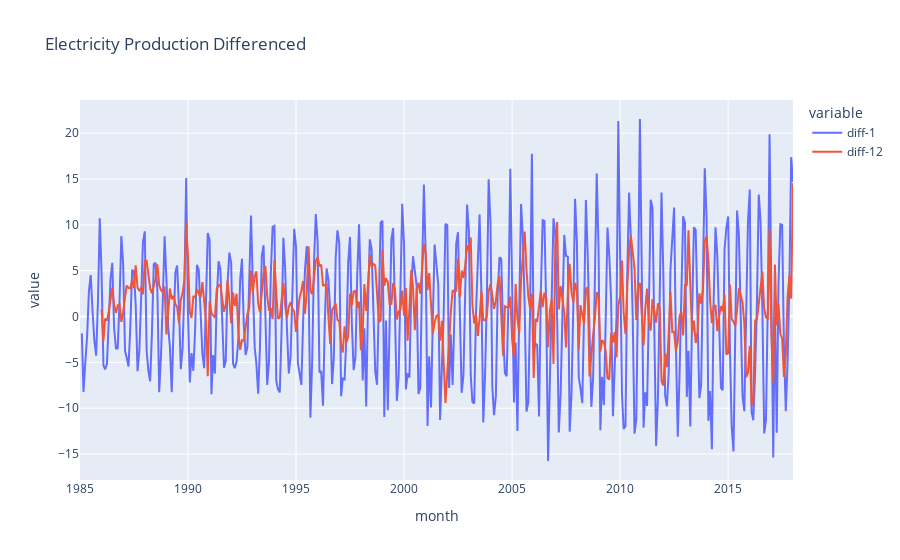

Notebook source saved alongside this figure:
### Markdown cell above
### Differencing

### Code cell
diff_cols = []
for shift in [1, 2, 3, 4, 5, 6, 7, 8, 9, 10, 11, 12]:
    # building col
    new_col = f'diff-{shift}'
    diff_cols.append(new_col)
    elec[new_col] = elec['electricity_production'] - elec['electricity_production'].shift(shift)
new_line = px.line(elec, x='month', y=['diff-1', 'diff-12'], title='Electricity Production Differenced')
new_line.show()

### Figure 1 — Plotly figure (JSON) as saved in the notebook; plotly's stock layout.template omitted (floating-point values rounded to 4 significant figures; data arrays with more than 128 entries replaced by an {"elided": "..."} marker saying what was removed)
{"data": [{"hovertemplate": "variable=diff-1<br>month=%{x}<br>value=%{y}<extra></extra>", "legendgroup": "diff-1", "line": {"color": "#636efa", "dash": "solid"}, "marker": {"symbol": "circle"}, "mode": "lines", "name": "diff-1", "orientation": "v", "showlegend": true, "type": "scatter", "x": {"elided": "397 str values"}, "xaxis": "x", "y": {"elided": "397 float values"}, "yaxis": "y"}, {"hovertemplate": "variable=diff-12<br>month=%{x}<br>value=%{y}<extra></extra>", "legendgroup": "diff-12", "line": {"color": "#EF553B", "dash": "solid"}, "marker": {"symbol": "circle"}, "mode": "lines", "name": "diff-12", "orientation": "v", "showlegend": true, "type": "scatter", "x": {"elided": "397 str values"}, "xaxis": "x", "y": {"elided": "397 float values"}, "yaxis": "y"}], "layout": {"autosize": true, "legend": {"title": {"text": "variable"}, "tracegroupgap": 0}, "title": {"text": "Electricity Production Differenced"}, "xaxis": {"anchor": "y", "autorange": true, "domain": [0, 1], "range": ["1985-01-01", "2018-01-01"], "title": {"text": "month"}, "type": "date"}, "yaxis": {"anchor": "x", "autorange": true, "domain": [0, 1], "range": [-17.83, 23.62], "title": {"text": "value"}, "type": "linear"}}}
